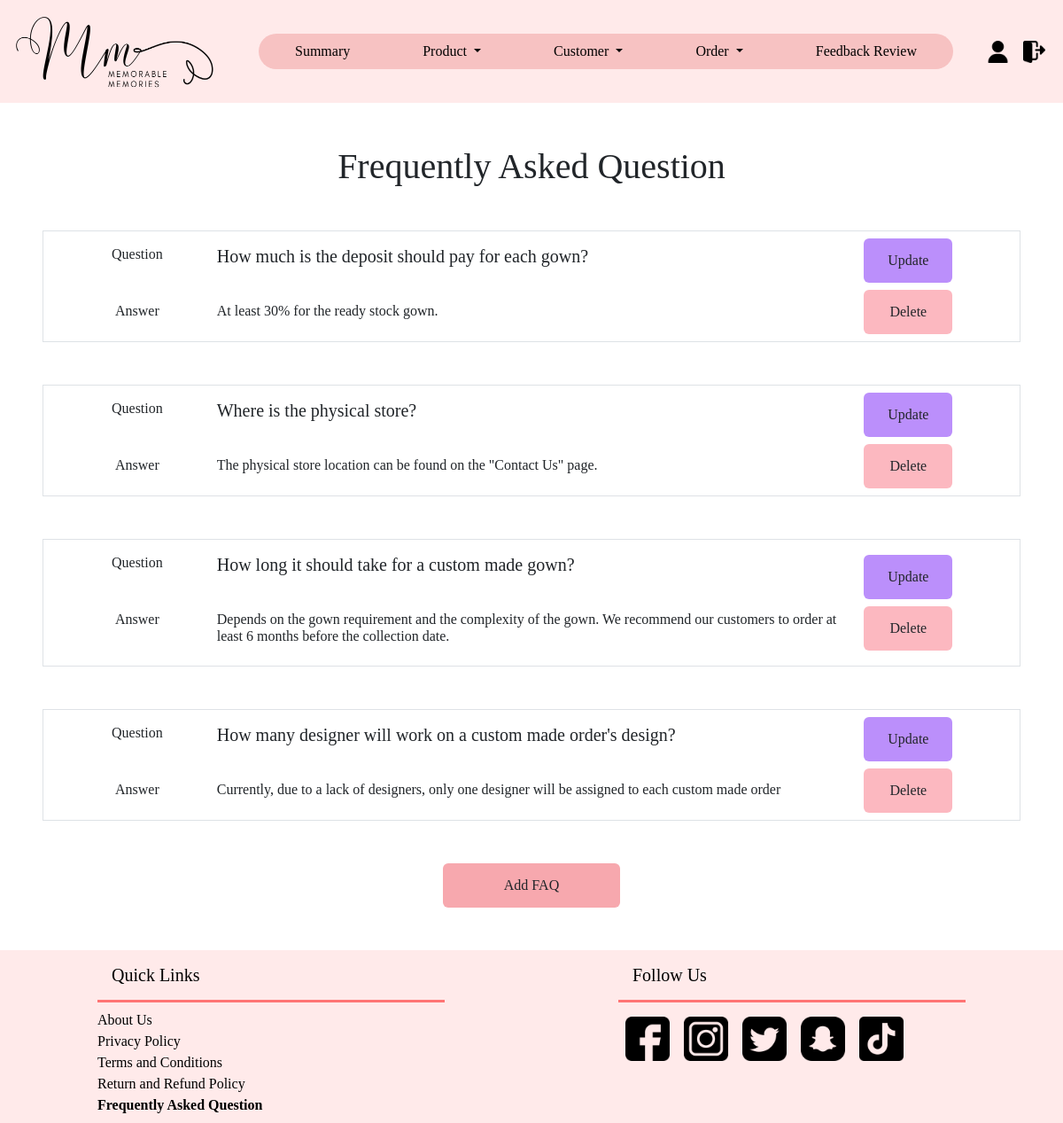
The app's page /administrator/FAQ.php with its own data.
### tables this page shows
CREATE TABLE `faq` (
  `faq_id` int(5) NOT NULL,
  `faq_question` text NOT NULL,
  `faq_answer` text NOT NULL
);

### administrator/FAQ.php (the view, shortened to what this page needs)
<!DOCTYPE HTML>
<html>
<head>
    <link href="https://cdn.jsdelivr.net/npm/bootstrap@5.2.0-beta1/dist/css/bootstrap.min.css" rel="stylesheet">
    <link href="../css/shared.css" rel="stylesheet">
    <link href="../css/list.css" rel="stylesheet">
</head>
<body>
    <div class="container-fluid p-0">
        <?php
        include '../config/dbase.php';
        include 'navigationBar.php';
        ?>
        <div class="faq d-flex flex-column justify-content-center">
            <h1 class="text-center my-5">Frequently Asked Question</h1>
            <div>
                <?php
                $getFAQ_Query = "SELECT * FROM faq";
                $getFAQ_Stmt = $con->prepare($getFAQ_Query);
                $getFAQ_Stmt->execute();
                while ($getFAQ_Row = $getFAQ_Stmt->fetch(PDO::FETCH_ASSOC)) {
                    extract($getFAQ_Row);
                    $faq_id = $getFAQ_Row['faq_id'];
                    $faq_question = ucfirst($getFAQ_Row['faq_question']);
                    $faq_answer = ucfirst($getFAQ_Row['faq_answer']);
                    echo "<div class='d-flex border mb-5 mx-5'>";
                        echo "<div class='section col-10'>";
                            echo "<div class='question p-3 d-flex'>";
                                echo "<div class='instruction mx-3 col-2'>";
                                    echo "<h6 class='text-center'>Question</h3>";
                                echo "</div>";
                                echo "<div class='detail'>";
                                    echo "<h5>$faq_question</h3>";
                                echo "</div>";
                            echo "</div>";
                            echo "<div class='answer'>";
                                echo "<div class='p-3 d-flex'>";
                                    echo "<div class='instruction mx-3 col-2'>";
                                        echo "<h6 class='text-center'>Answer</h3>";
                                    echo "</div>";
                                    echo "<div class='detail'>";
                                        echo "<h6>$faq_answer</h6>";
                                    echo "</div>";
                                echo "</div>";
                            echo "</div>";
                        echo "</div>";
                        echo "<div class='align-self-center'>";
                            echo "<a href='FAQ_update.php?faq_id={$faq_id}' id='update' class='listActionBtn btn m-1 m-lg-2'>Update</a>";
                            echo "<a href='#' onclick='delete_faq({$faq_id});' id='delete' class='listActionBtn btn m-1 m-lg-2'>Delete</a>";
                        echo "</div>";
                    echo "</div>";
                }
                ?>
            </div>
        </div>
        <div class="d-flex justify-content-center">
            <a href='FAQ_add.php' class='actionBtn btn mx-2'>Add FAQ</a>
        </div>
        <?php
        include 'footer.php';
        ?>
    </div>
</body>
</html>

### css/shared.css (style rules this page uses)
html, body { font-family: "Comic Sans MS", "Comic Sans", cursive; }
.actionBtn { background-color: #f7A8AE; width: 200px; height: 50px; border: none; display: flex; align-items: center; justify-content: center; }

### css/list.css (style rules this page uses)
.listActionBtn { width: 100px; height: 50px; border: none; display: flex; align-items: center; justify-content: center; }
#update { background-color: rgb(187, 143, 251); border: none; }
#delete { background-color: rgb(252, 184, 192); border: none; }

### records on screen
faq: faq_question "How much is the deposit should pay for each gown?", faq_answer "At least 30% for the ready stock gown."
faq: faq_question "Where is the physical store?", faq_answer "The physical store location can be found on the \"Contact Us\" page."
faq: faq_question "How long it should take for a custom made gown?", faq_answer "Depends on the gown requirement and the complexity of the gown. We recommend our customers to order at least 6 months before the collection date."
faq: faq_question "How many designer will work on a custom made order's design?", faq_answer "Currently, due to a lack of designers, only one designer will be assigned to each custom made order"
